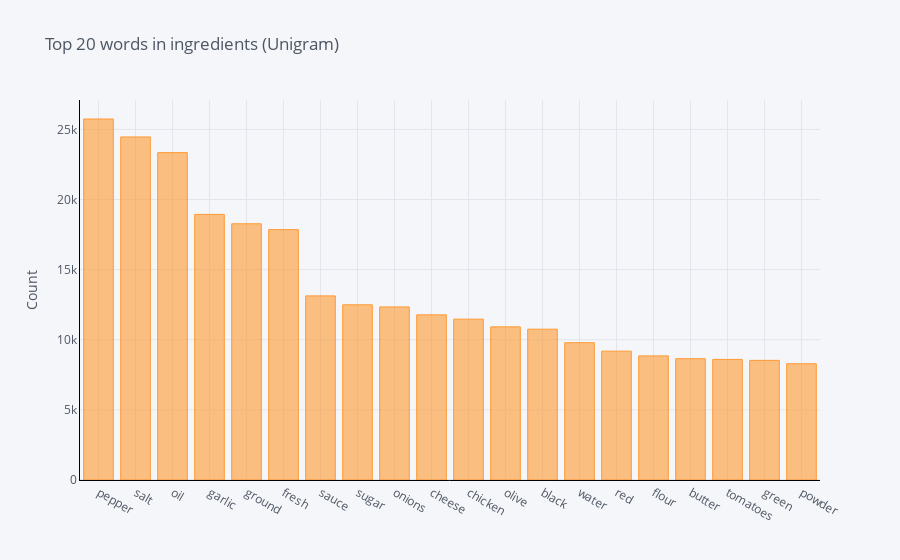

Notebook code cell kept with this figure:
### Code cell
configure_plotly_browser_state()
df_unigram.groupby('ingredients').sum()['count'].sort_values(ascending=False).iplot(kind='bar', yTitle='Count', linecolor='black', title='Top 20 words in ingredients (Unigram)')

### Figure 1 — Plotly figure (JSON) as saved in the notebook; plotly's stock layout.template omitted (floating-point values rounded to 4 significant figures)
{"data": [{"name": "count", "text": "", "y": [25742, 24462, 23344, 18941, 18271, 17853, 13129, 12493, 12341, 11776, 11471, 10920, 10753, 9790, 9189, 8851, 8648, 8599, 8531, 8290], "marker": {"color": "rgba(255, 153, 51, 0.6)", "line": {"color": "rgba(255, 153, 51, 1.0)", "width": 1}}, "x": ["pepper", "salt", "oil", "garlic", "ground", "fresh", "sauce", "sugar", "onions", "cheese", "chicken", "olive", "black", "water", "red", "flour", "butter", "tomatoes", "green", "powder"], "type": "bar", "orientation": "v"}], "layout": {"title": {"text": "Top 20 words in ingredients (Unigram)", "font": {"color": "#4D5663"}}, "paper_bgcolor": "#F5F6F9", "plot_bgcolor": "#F5F6F9", "yaxis": {"tickfont": {"color": "#4D5663"}, "title": {"text": "Count", "font": {"color": "#4D5663"}}, "showgrid": true, "zerolinecolor": "#E1E5ED", "gridcolor": "#E1E5ED", "linecolor": "black"}, "xaxis": {"tickfont": {"color": "#4D5663"}, "title": {"text": "", "font": {"color": "#4D5663"}}, "showgrid": true, "zerolinecolor": "#E1E5ED", "gridcolor": "#E1E5ED", "linecolor": "black"}, "legend": {"bgcolor": "#F5F6F9", "font": {"color": "#4D5663"}}}}
